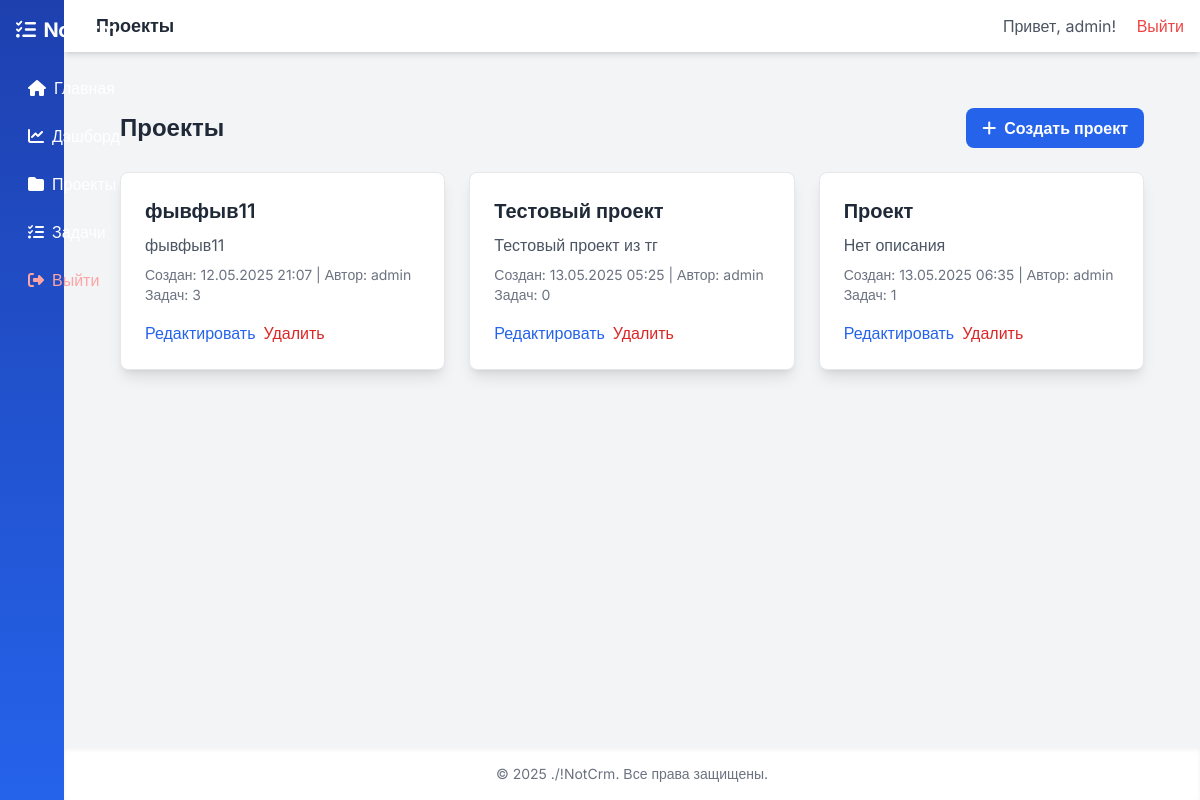
The app's page /dashboard/projects/ (signed in) with its own data.
### projects/models.py (models this page shows, shortened)
class Project(models.Model):
    name = models.CharField(max_length=255, verbose_name="Название")
    description = models.TextField(blank=True, null=True, verbose_name="Описание")
    created_at = models.DateTimeField(auto_now_add=True, verbose_name="Дата создания")
    created_by = models.ForeignKey(
        User,
        related_name='projects',
        on_delete=models.CASCADE,
        verbose_name="Создатель"
    )
    class Meta:
        verbose_name = "Проект"
        verbose_name_plural = "Проекты"

### projects/views.py (the view)
# urls.py: path('', views.ProjectListView.as_view(), name='project_list'),
class ProjectListView(LoginRequiredMixin, ListView):
    model = Project
    template_name = 'projects/project_list.html'
    context_object_name = 'projects'
    def get_queryset(self):
        user = self.request.user
        if user.is_superuser:
            return Project.objects.all()
        return Project.objects.filter(
            Q(created_by=user) |
            Q(tasks__assignments__user=user)
        ).distinct()

### projects/templates/projects/project_list.html (shortened to what this page needs)
{% extends 'core/base.html' %}
{% load widget_tweaks %}
{% block header %}Проекты{% endblock %}
{% block content %}
<div class="max-w-7xl mx-auto px-4 sm:px-6 lg:px-8 py-8">
  <div class="flex justify-between items-center mb-6">
    <h1 class="text-2xl font-bold text-gray-800 dark:text-gray-100">Проекты</h1>
    <a href="{% url 'projects:project_create' %}" class="bg-blue-600 text-white px-4 py-2 rounded-lg font-semibold hover:bg-blue-700 transition">
      <i class="fas fa-plus mr-2"></i>Создать проект
    </a>
  </div>
  {% if projects %}
    <div class="grid grid-cols-1 sm:grid-cols-2 lg:grid-cols-3 gap-6">
      {% for project in projects %}
        <div class="bg-white dark:bg-gray-800 shadow-lg rounded-lg p-6 border border-gray-200 dark:border-gray-700">
          <h2 class="text-xl font-semibold text-gray-800 dark:text-gray-100">
            <a href="{% url 'projects:project_detail' project.pk %}" class="hover:text-blue-600 dark:hover:text-blue-400">{{ project.name }}</a>
          </h2>
          <p class="text-gray-600 dark:text-gray-400 mt-2">{{ project.description|truncatewords:20|default:"Нет описания" }}</p>
          <p class="text-sm text-gray-500 dark:text-gray-400 mt-2">Создан: {{ project.created_at|date:"d.m.Y H:i" }} | Автор: {{ project.created_by.username }}</p>
          <p class="text-sm text-gray-500 dark:text-gray-400">Задач: {{ project.tasks.count }}</p>
          <div class="mt-4 flex space-x-2">
            <a href="{% url 'projects:project_update' project.pk %}" class="text-blue-600 dark:text-blue-400 hover:underline">Редактировать</a>
            {% if request.user.is_superuser or project.created_by == request.user %}
              <a href="{% url 'projects:project_delete' project.pk %}" class="text-red-600 dark:text-red-400 hover:underline">Удалить</a>
            {% endif %}
          </div>
        </div>
      {% endfor %}
    </div>
  {% else %}
    <p class="text-gray-600 dark:text-gray-400">Нет доступных проектов.</p>
  {% endif %}
</div>
{% endblock %}

### core/templates/core/base.html (shortened to what this page needs)
<!DOCTYPE html>
<html lang="ru">
  <head>
    <script src="https://cdn.tailwindcss.com"></script>
    <link rel="stylesheet" href="https://cdnjs.cloudflare.com/ajax/libs/font-awesome/6.4.2/css/all.min.css" />
    {% load widget_tweaks %}
  </head>
  <body class="bg-gray-100 text-gray-800 dark:bg-gray-900 dark:text-gray-300 font-sans" style="font-family: 'Inter', sans-serif;">
    <div class="flex min-h-screen">
      <aside id="sidebar" class="fixed inset-y-0 left-0 w-64 bg-gradient-to-b from-blue-800 to-blue-600 text-white p-4 transform -translate-x-full transition-transform duration-300 z-40 md:w-16 md:translate-x-0 md:static md:flex md:flex-col sidebar-collapsed">
        <div class="flex items-center justify-between mb-6">
          <h2 class="text-xl font-bold tracking-tight flex items-center space-x-2">
            <i class="fas fa-tasks"></i>
          </h2>
        </div>
        <nav class="flex flex-col space-y-2 flex-1">
          <a href="{% url 'index' %}" class="flex items-center space-x-2 hover:bg-blue-500 px-3 py-2 rounded transition-colors" title="Главная">
            <i class="fas fa-home"></i>
          </a>
          {% if request.user.is_authenticated %}
            <a href="{% url 'dashboard' %}" class="flex items-center space-x-2 hover:bg-blue-500 px-3 py-2 rounded transition-colors" title="Дэшборд">
              <i class="fas fa-chart-line"></i>
            </a>
            <a href="{% url 'projects:project_list' %}" class="flex items-center space-x-2 hover:bg-blue-500 px-3 py-2 rounded transition-colors" title="Проекты">
              <i class="fas fa-folder"></i>
            </a>
            <a href="{% url 'tasks_list' %}" class="flex items-center space-x-2 hover:bg-blue-500 px-3 py-2 rounded transition-colors" title="Задачи">
              <i class="fas fa-tasks"></i>
            </a>
            <form method="post" action="{% url 'logout' %}" class="mt-auto">
              <button type="submit" class="flex items-center space-x-2 w-full text-red-300 hover:bg-red-600 hover:text-white px-3 py-2 rounded transition-colors" title="Выйти">
                <i class="fas fa-sign-out-alt"></i>
              </button>
            </form>
          {% endif %}
        </nav>
      </aside>
      <div class="flex-1 flex flex-col">
        <header class="flex items-center justify-between bg-white dark:bg-gray-800 shadow-md px-4 py-3 z-10">
          <div class="flex items-center space-x-4">
            <h1 class="text-lg font-semibold text-gray-800 dark:text-gray-100">{% block header %}{% endblock %}</h1>
          </div>
          <div class="space-x-4">
            {% if request.user.is_authenticated %}
              <span class="text-gray-600 dark:text-gray-400">Привет, {{ request.user.username }}!</span>
              <form method="post" action="{% url 'logout' %}" class="inline">
                <button type="submit" class="text-red-500 hover:text-red-700 dark:hover:text-red-400 transition-colors">Выйти</button>
              </form>
            {% else %}
              <a href="{% url 'login' %}" class="text-blue-600 hover:text-blue-800 dark:text-blue-400 dark:hover:text-blue-300 transition-colors">Вход</a>
              <a href="{% url 'signup' %}" class="text-blue-600 hover:text-blue-800 dark:text-blue-400 dark:hover:text-blue-300 transition-colors">Регистрация</a>
            {% endif %}
          </div>
        </header>
        <main class="flex-1 p-6 bg-gray-100 dark:bg-gray-900">
          {% block content %}
          {% endblock %}
        </main>
        <footer class="py-4 text-center text-sm text-gray-500 dark:text-gray-400 bg-white dark:bg-gray-800 shadow-inner">
          <p>© 2025 ./!NotCrm. Все права защищены.</p>
        </footer>
      </div>
    </div>
  </body>
</html>

### core/templates/core/base.html (style rules this page uses)
.sidebar-collapsed { width: 64px; }
#sidebar { transition: all 0.3s ease-in-out; }

### records on screen
Project: name "фывфыв11", description "фывфыв11", created_at "12.05.2025 21:07", created_by.username "admin", tasks.count "3"
Project: name "Тестовый проект", description "Тестовый проект из тг", created_at "13.05.2025 05:25", created_by.username "admin", tasks.count "0"
Project: name "Проект", description "Нет описания", created_at "13.05.2025 06:35", created_by.username "admin", tasks.count "1"

### other values on screen
{{ request.user.username }} "admin"
